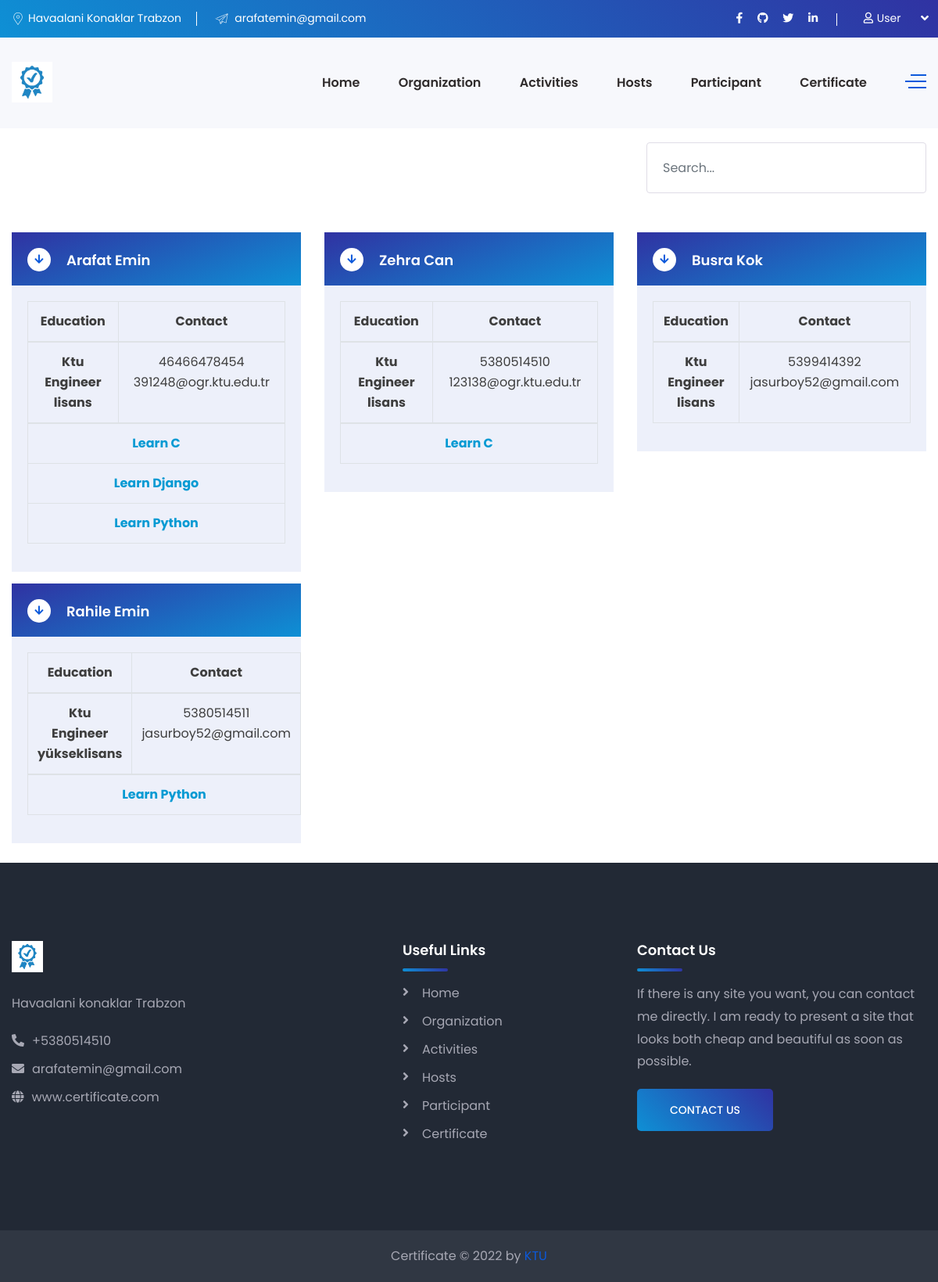
/certificalar, run on the app's committed database.
### Certificate/models.py (models this page shows, shortened)
class Participant(models.Model):
    name = models.CharField(max_length=64, null=False, blank=False)
    surname = models.CharField(max_length=64, null=False, blank=False)
    activity_name = models.ManyToManyField('Activity', )
    university = models.CharField(max_length=64, null=False, blank=False)
    department = models.CharField(max_length=64, null=False, blank=False)
    edu_deg = models.CharField(max_length=64, blank=False, null=False, choices=level_of_education)
    phone_number = models.CharField(max_length=11, blank=False, null=False)
    email = models.EmailField(max_length=32, blank=False, null=False)

class Certificate(models.Model):
    INACTIVE = 0
    ACTIVE = 1
    STATUS = (
        (INACTIVE, ('Inactive')),
        (ACTIVE, ('Active')),
    )
    cer_code = models.AutoField(primary_key=True, verbose_name="certificate ID")
    cer_name = models.CharField(max_length=64, null=False, blank=False)
    cer_deg = models.CharField(max_length=64, blank=False, null=False, choices=type_of_certificate)
    active = models.IntegerField(default=0, blank=True, null=True, choices=STATUS)
    cer_description = models.TextField()
    organisation_name = models.ForeignKey(Organization, on_delete=models.CASCADE, null=False, blank=False)
    participant_name = models.ForeignKey(Participant, on_delete=models.CASCADE, null=False, blank=False)
    host_name = models.ManyToManyField('Host', )
    activity_name = models.ForeignKey(Activity, on_delete=models.CASCADE, null=True, blank=True)
    class Meta:
        ordering = ["cer_name"]

class Activity(models.Model):
    org_name                = models.ManyToManyField('Organization')
    activity_name           = models.CharField(max_length=64, null=False, blank=False)
    activity_image          = models.ImageField(upload_to='activity', blank=True, null=True)
    active                  = models.BooleanField()
    address                 = models.TextField()
    description             = models.TextField()
    starttime               = models.DateTimeField(auto_now_add=False)
    endtime                 = models.DateTimeField(auto_now_add=False)
    slug                    = models.SlugField(null=False, blank=True, unique=True, db_index=True, editable=False)
    def __str__(self):
        return self.activity_name
    class Meta:
        ordering = ["-starttime"]

### Certificate/views.py (the view)
# urls.py: path('certificalar', certificalar, name="certificalar"),
def certificalar(request):
    context = {}
    activities = Activity.objects.all()
    participants = Participant.objects.all()
    certificate = Certificate.objects.all()
    keyword = request.GET.get("keyword")
    print(keyword)
    if keyword:
        participants = Participant.objects.filter(Q(name__contains=keyword) | Q(phone_number = keyword))
        print(participants)
        return render(request, "certificalar.html", {'participants': participants, 'activities': activities, 'certificates': certificate})
    context = {
        'certificates': certificate,
        'activities': activities,
        'participants': participants
    }
    return render(request, 'certificalar.html', context)

### users/templates/certificalar.html (shortened to what this page needs)
{% extends 'base.html' %}
{% load static %}
{% block content %}
    <body>
    <section class="request-a-call-back pdt-10 pdb-10" data-background="img/bg/6.html">
        <div class="container">
            <div class="row">
            <div class="col-lg-12" style="margin-bottom: 50px">
                    <div class="faq-block">
                        <div class="accordion">
                            <div class="header-searchbox-style-two d-none d-xl-block" >
                                <div class="show-searchbox">
                                    <form>
                                        <div>
                                            <input type="text" name="keyword" class="form-control"  placeholder="Search..." >
                                        </div>
                                    </form>
                                </div>
                            </div>
                        </div>
                    </div>
                </div>
            {% if participants %}
                {% for participant in participants %}
                    <div class="col-lg-4">
                        <div class="faq-block">
                            <div class="accordion">
                                <div class="accordion-item">
                                    <div class="accordion-header active">
                                        <h5 class="title">{{ participant.name }} {{ participant.surname }}</h5>
                                        <span class="fas fa-arrow-right"></span>
                                    </div>
                                    <div class="accordion-body">
                                        <table class="table table-bordered">
                                            <thead>
                                            <tr style="text-align: center">
                                                <th scope="col">Education</th>
                                                <th scope="col">Contact</th>
                                            </tr>
                                            </thead>
                                            <tbody>
                                            <tr style="text-align: center">
                                                <th rowspan="3">{{ participant.university }}<br> {{ participant.department }}
                                                    <br> {{ participant.edu_deg }}</th>
                                                <td rowspan="2">{{ participant.phone_number }}
                                                    <br> {{ participant.email }}</td>
                                            </tr>
                                            </tbody>
                                            <tbody>
                                            {% for certificate in certificates %}
                                                {% for activity in activities %}
                                                    {% for act in participant.activity_name.all %}
                                                        {% if certificate.participant_name.name == participant.name and activity.id == certificate.activity_name.id and act.id == certificate.activity_name.id %}
                                                            <tr style="text-align: center">
                                                                <th colspan="3">
                                                                    <a href="{% url 'certificate' certificate.cer_code %}">{{ certificate.activity_name }}</a>
                                                            </tr>
                                                        {% endif %}
                                                    {% endfor %}
                                                {% endfor %}
                                            {% endfor %}
                                            </tbody>
                                        </table>
                                    </div>
                                </div>
                            </div>
                        </div>
                    </div>
                {% endfor %}
            {% endif %}
        </div>
    </section>
    </body>
{% endblock %}

### data on the page
Participant: name "Arafat", surname "Emin", university "Ktu", department "Engineer", edu_deg "lisans", phone_number "46466478454", email "391248@ogr.ktu.edu.tr"
Certificate: activity_name "Learn C"
Certificate: activity_name "Learn Django"
Certificate: activity_name "Learn Python"
Participant: name "Zehra", surname "Can", university "Ktu", department "Engineer", edu_deg "lisans", phone_number "5380514510", email "123138@ogr.ktu.edu.tr"
Certificate: activity_name "Learn C"
Participant: name "Busra", surname "Kok", university "Ktu", department "Engineer", edu_deg "lisans", phone_number "5399414392", email "jasurboy52@gmail.com"
Participant: name "Rahile", surname "Emin", university "Ktu", department "Engineer", edu_deg "yükseklisans", phone_number "5380514511", email "jasurboy52@gmail.com"
Certificate: activity_name "Learn Python"
